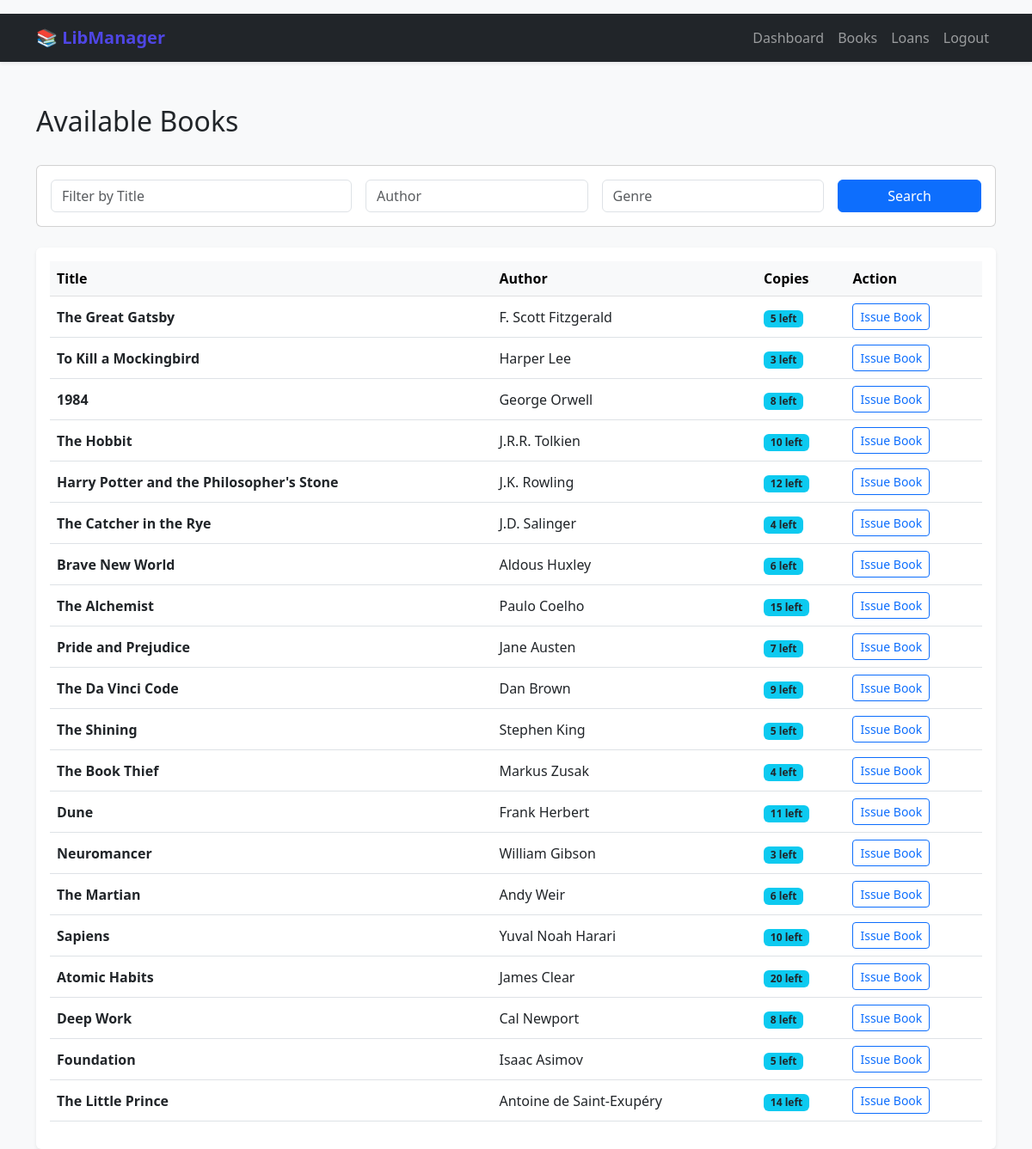
/books (signed in), run on the app's committed database.
### models.py (models this page shows)
class Book(db.Model):
    id = db.Column(db.Integer, primary_key=True)
    title = db.Column(db.String(200))
    author = db.Column(db.String(100))
    genre = db.Column(db.String(50))
    year = db.Column(db.Integer)
    copies = db.Column(db.Integer)

### app.py (the view)
@app.route("/books")
@login_required
def books():
    query = Book.query
    title = request.args.get("title")
    author = request.args.get("author")
    genre = request.args.get("genre")
    if title:
        query = query.filter(Book.title.contains(title))
    if author:
        query = query.filter(Book.author.contains(author))
    if genre:
        query = query.filter(Book.genre.contains(genre))
    books = query.all()
    return render_template("books.html", books=books)

### app.py (called while the page is built)
@login_manager.user_loader
def load_user(user_id):
    return User.query.get(int(user_id))

### templates/books.html (shortened to what this page needs)
{% extends "base.html" %}
{% block content %}
<div class="d-flex justify-content-between align-items-center mb-4">
    <h2>Available Books</h2>
</div>
<div class="card mb-4">
    <div class="card-body">
        <form class="row g-3">
            <div class="col-md-4">
                <input name="title" class="form-control" placeholder="Filter by Title">
            </div>
            <div class="col-md-3">
                <input name="author" class="form-control" placeholder="Author">
            </div>
            <div class="col-md-3">
                <input name="genre" class="form-control" placeholder="Genre">
            </div>
            <div class="col-md-2">
                <button class="btn btn-primary w-100">Search</button>
            </div>
        </form>
    </div>
</div>
<div class="table-responsive bg-white p-3 rounded shadow-sm">
    <table class="table table-hover align-middle">
        <thead class="table-light">
            <tr>
                <th>Title</th>
                <th>Author</th>
                <th>Copies</th>
                <th>Action</th>
            </tr>
        </thead>
        <tbody>
            {% for book in books %}
            <tr>
                <td><strong>{{ book.title }}</strong></td>
                <td>{{ book.author }}</td>
                <td><span class="badge bg-info text-dark">{{ book.copies }} left</span></td>
                <td>
                    <a href="/issue/{{ book.id }}" class="btn btn-sm btn-outline-primary">Issue Book</a>
                </td>
            </tr>
            {% endfor %}
        </tbody>
    </table>
</div>
{% endblock %}

### templates/base.html (shortened to what this page needs)
<!DOCTYPE html>
<html lang="en">
<head>
    <link href="https://cdn.jsdelivr.net/npm/bootstrap@5.3.0/dist/css/bootstrap.min.css" rel="stylesheet">
</head>
<body>
<nav class="navbar navbar-expand-lg navbar-dark bg-dark shadow-sm">
    <div class="container">
        <a class="navbar-brand" href="/">📚 LibManager</a>
        <div class="collapse navbar-collapse" id="navbarNav">
            <ul class="navbar-nav ms-auto">
                <li class="nav-item"><a class="nav-link" href="/dashboard">Dashboard</a></li>
                <li class="nav-item"><a class="nav-link" href="/books">Books</a></li>
                <li class="nav-item"><a class="nav-link" href="/loans">Loans</a></li>
                <li class="nav-item"><a class="nav-link" href="/logout">Logout</a></li>
            </ul>
        </div>
    </div>
</nav>
<div class="container main-container">
    {% block content %}{% endblock %}
</div>
</body>
</html>

### templates/base.html (style rules this page uses)
body { background-color: #f8f9fa; }
.navbar-brand { font-weight: bold; color: #4f46e5 !important; }
.main-container { margin-top: 50px; min-height: 80vh; }

### data on the page
Book: title "The Great Gatsby", author "F. Scott Fitzgerald", copies "5"
Book: title "To Kill a Mockingbird", author "Harper Lee", copies "3"
Book: title "1984", author "George Orwell", copies "8"
Book: title "The Hobbit", author "J.R.R. Tolkien", copies "10"
Book: title "Harry Potter and the Philosopher's Stone", author "J.K. Rowling", copies "12"
Book: title "The Catcher in the Rye", author "J.D. Salinger", copies "4"
Book: title "Brave New World", author "Aldous Huxley", copies "6"
Book: title "The Alchemist", author "Paulo Coelho", copies "15"
Book: title "Pride and Prejudice", author "Jane Austen", copies "7"
Book: title "The Da Vinci Code", author "Dan Brown", copies "9"
Book: title "The Shining", author "Stephen King", copies "5"
Book: title "The Book Thief", author "Markus Zusak", copies "4"
Book: title "Dune", author "Frank Herbert", copies "11"
Book: title "Neuromancer", author "William Gibson", copies "3"
Book: title "The Martian", author "Andy Weir", copies "6"
Book: title "Sapiens", author "Yuval Noah Harari", copies "10"
Book: title "Atomic Habits", author "James Clear", copies "20"
Book: title "Deep Work", author "Cal Newport", copies "8"
Book: title "Foundation", author "Isaac Asimov", copies "5"
Book: title "The Little Prince", author "Antoine de Saint-Exupéry", copies "14"
